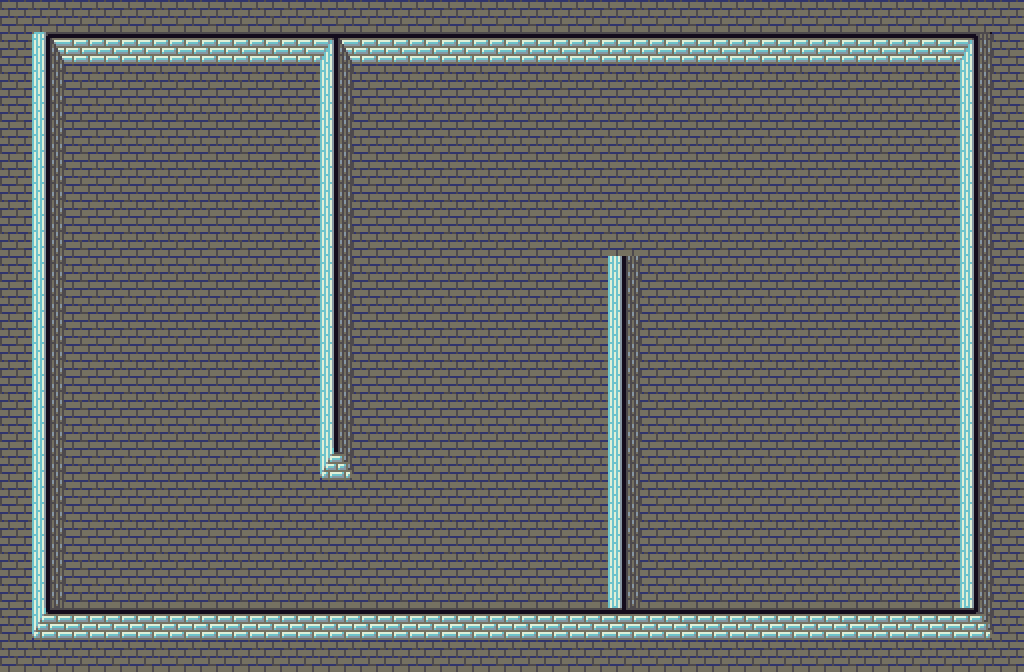

A 2D game scene composited from a Tiled map and its tileset images. What follows is a short description and the map's XML, with each tile layer's data collapsed to a summary:
An orthogonal 32x21 tile map with 32x32 px tiles, 2 tile layers (Floor, Walls) and 11 objects (4x torch, 2x cobweb, 2x enemy-spawn, shelf, player-spawn).

<map version="1.5" tiledversion="1.7.1" orientation="orthogonal" renderorder="right-down" width="32" height="21" tilewidth="32" tileheight="32" infinite="0" nextlayerid="6" nextobjectid="21">
 <tileset firstgid="1" source="../tilesets/dawnlike.tsx" />
 <layer id="1" name="Floor" width="32" height="21">
  <data>[672 cells, 672 non-empty, 1 distinct tile ids]</data>
 </layer>
 <layer id="3" name="Walls" width="32" height="21">
  <data>[672 cells, 118 non-empty, 9 distinct tile ids]</data>
 </layer>
 <objectgroup id="5" name="Decor">
  <object id="18" name="cobweb" gid="455" x="288" y="64" width="32" height="32" />
  <object id="19" name="cobweb" gid="457" x="576" y="576" width="32" height="32" />
  <object id="20" name="shelf" gid="357" x="928" y="64" width="32" height="32" />
 </objectgroup>
 <objectgroup id="4" name="Fixed">
  <object id="14" name="torch" gid="385" x="864" y="512" width="32" height="32">
   <properties>
    <property name="light-colour" type="color" value="#fffdffdc" />
    <property name="light-intensity" type="float" value="1" />
   </properties>
  </object>
  <object id="15" name="torch" gid="385" x="864" y="128" width="32" height="32">
   <properties>
    <property name="light-colour" type="color" value="#fffdffdc" />
    <property name="light-intensity" type="float" value="1" />
   </properties>
  </object>
  <object id="16" name="torch" gid="385" x="128" y="512" width="32" height="32">
   <properties>
    <property name="light-colour" type="color" value="#fffdffdc" />
    <property name="light-intensity" type="float" value="1" />
   </properties>
  </object>
  <object id="17" name="torch" gid="385" x="128" y="128" width="32" height="32">
   <properties>
    <property name="light-colour" type="color" value="#fffdffdc" />
    <property name="light-intensity" type="float" value="1" />
   </properties>
  </object>
 </objectgroup>
 <objectgroup id="2" name="Spawns">
  <object id="1" template="../templates/player-spawn.tx" x="720.677" y="464.609" />
  <object id="2" name="player-spawn" x="687.649" y="499.732">
   <point />
  </object>
  <object id="3" name="enemy-spawn" x="681.357" y="460.376">
   <properties>
    <property name="name" value="Poison Frog" />
   </properties>
   <point />
  </object>
  <object id="4" name="enemy-spawn" x="746.424" y="494.751">
   <properties>
    <property name="name" value="Poison Frog" />
   </properties>
   <point />
  </object>
 </objectgroup>
</map>
